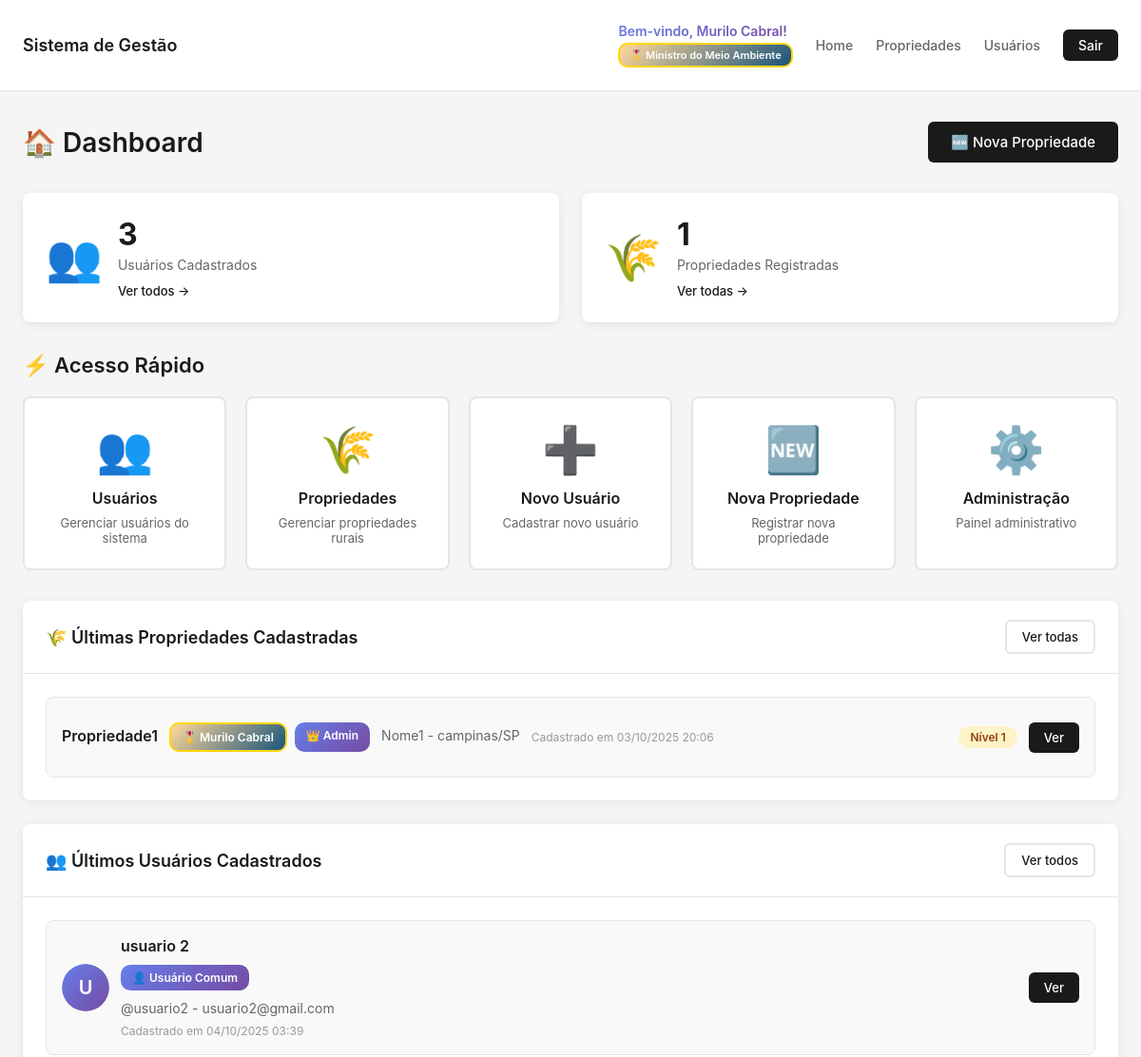
The app's page / (signed in, upper part), older data.
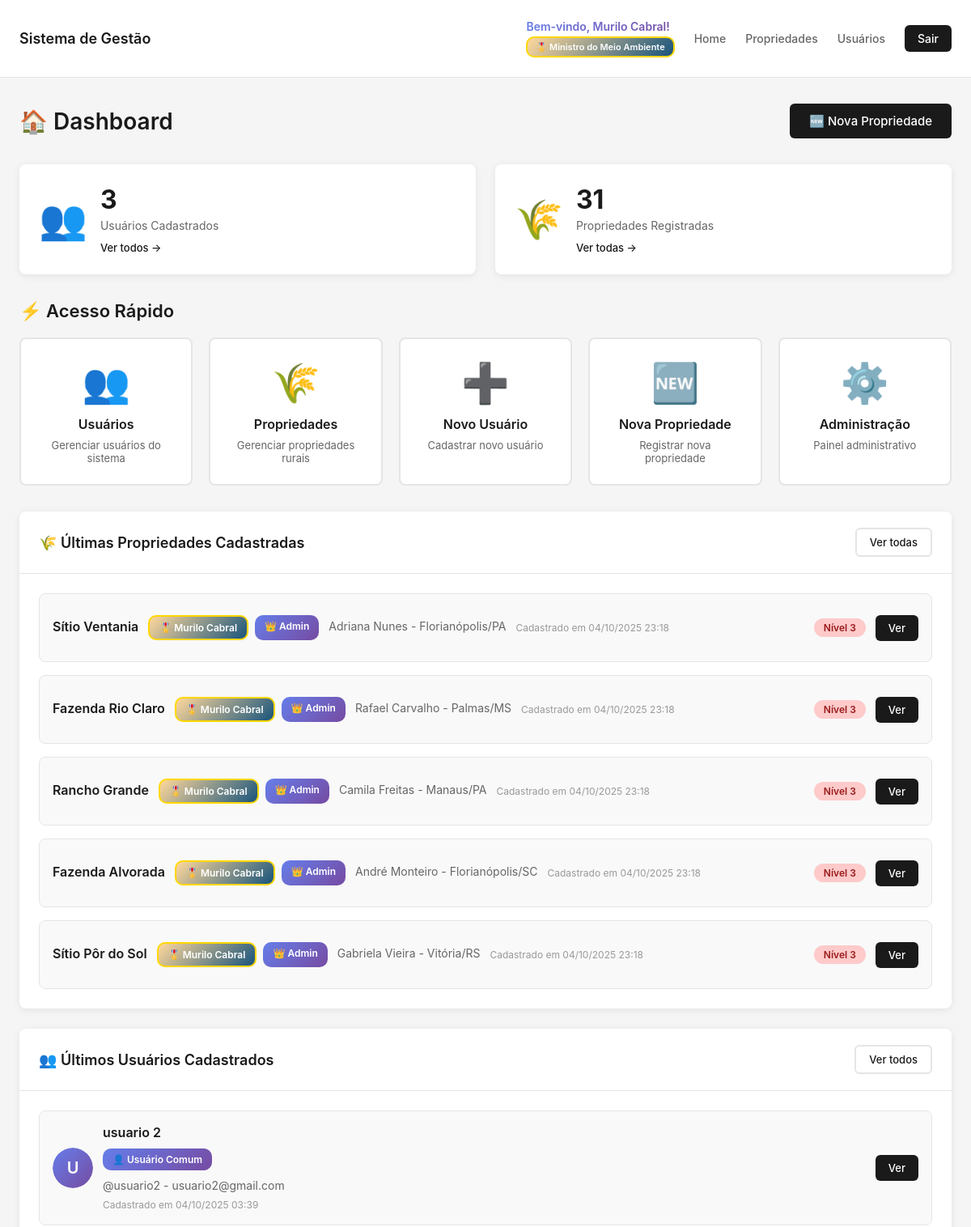
The same page, newer data.
### core/models.py (models this page shows, shortened)
class PropriedadeRural(models.Model):
    NIVEL_CHOICES = [
        (1, 'Nível 1 - Baixo Impacto'),
        (2, 'Nível 2 - Médio Impacto'),
        (3, 'Nível 3 - Alto Impacto'),
    ]
    nome_propriedade = models.CharField(max_length=200, verbose_name="Nome da Propriedade")
    proprietario = models.CharField(max_length=200, verbose_name="Nome do Proprietário")
    cpf_cnpj = models.CharField(max_length=18, verbose_name="CPF/CNPJ")
    endereco = models.TextField(verbose_name="Endereço Completo")
    cidade = models.CharField(max_length=100, verbose_name="Cidade")
    estado = models.CharField(max_length=2, verbose_name="Estado (UF)")
    area_hectares = models.DecimalField(
        max_digits=10,
        decimal_places=2,
        validators=[MinValueValidator(0.01)],
        verbose_name="Área em Hectares"
    )
    agrotoxico_utilizado = models.CharField(max_length=200, verbose_name="Agrotóxico Proibido Utilizado")
    nivel_impacto = models.IntegerField(
        choices=NIVEL_CHOICES,
        verbose_name="Nível de Impacto Ambiental"
    )
    descricao_impacto = models.TextField(
        verbose_name="Descrição do Impacto",
        help_text="Descreva os impactos observados nos lençóis freáticos, rios e mares"
    )
    data_identificacao = models.DateField(
        default=timezone.now,
        verbose_name="Data de Identificação"
    )
    latitude = models.DecimalField(
        max_digits=9,
        decimal_places=6,
        null=True,
        blank=True,
        verbose_name="Latitude"
    )
    longitude = models.DecimalField(
        max_digits=9,
        decimal_places=6,
        null=True,
        blank=True,
        verbose_name="Longitude"
    )
    usuario_cadastro = models.ForeignKey(
        User,
        on_delete=models.SET_NULL,
        null=True,
        verbose_name="Cadastrado por"
    )
    data_cadastro = models.DateTimeField(auto_now_add=True, verbose_name="Data de Cadastro")
    data_atualizacao = models.DateTimeField(auto_now=True, verbose_name="Última Atualização")
    ativo = models.BooleanField(default=True, verbose_name="Registro Ativo")
    class Meta:
        verbose_name = "Propriedade Rural"
        verbose_name_plural = "Propriedades Rurais"
        ordering = ['-data_cadastro']

class PerfilUsuario(models.Model):
    TIPO_PERFIL_CHOICES = [
        ('COMUM', 'Usuário Comum'),
        ('DIRETOR', 'Diretor de Divisões'),
        ('MINISTRO', 'Ministro do Meio Ambiente'),
    ]
    usuario = models.OneToOneField(User, on_delete=models.CASCADE, related_name='perfil')
    tipo_perfil = models.CharField(
        max_length=10,
        choices=TIPO_PERFIL_CHOICES,
        default='COMUM',
        verbose_name="Tipo de Perfil"
    )
    foto = models.ImageField(upload_to='fotos_usuarios/', verbose_name="Foto do Usuário", null=True, blank=True)
    telefone = models.CharField(max_length=20, verbose_name="Telefone", blank=True)
    cpf = models.CharField(max_length=14, verbose_name="CPF", blank=True, unique=True, null=True)
    data_nascimento = models.DateField(verbose_name="Data de Nascimento", null=True, blank=True)
    endereco = models.TextField(verbose_name="Endereço", blank=True)
    bio = models.TextField(verbose_name="Biografia", blank=True, max_length=500)
    data_cadastro = models.DateTimeField(auto_now_add=True, verbose_name="Data de Cadastro")
    data_atualizacao = models.DateTimeField(auto_now=True, verbose_name="Última Atualização")
    def get_tipo_perfil_display_icon(self):
        icons = {
            'COMUM': '👤',
            'DIRETOR': '👔',
            'MINISTRO': '🎖️',
        }
        return icons.get(self.tipo_perfil, '👤')
    class Meta:
        verbose_name = "Perfil de Usuário"
        verbose_name_plural = "Perfis de Usuários"
        ordering = ['-data_cadastro']

### core/views.py (the view)
# urls.py: path("", views.index, name="index"),
@login_required
def index(request):
    pode_criar_usuarios_flag = pode_criar_usuarios(request.user)
    pode_criar_propriedades_flag = pode_criar_propriedades(request.user)
    niveis_permitidos = obter_niveis_visualizacao(request.user)
    total_usuarios = User.objects.count()
    total_propriedades = PropriedadeRural.objects.filter(
        ativo=True,
        nivel_impacto__in=niveis_permitidos
    ).count()
    ultimas_propriedades = PropriedadeRural.objects.filter(
        ativo=True,
        nivel_impacto__in=niveis_permitidos
    ).order_by('-data_cadastro')[:5]
    ultimos_usuarios = None
    if request.user.is_staff:
        ultimos_usuarios = User.objects.order_by('-date_joined')[:5]
    context = {
        'total_usuarios': total_usuarios,
        'total_propriedades': total_propriedades,
        'ultimas_propriedades': ultimas_propriedades,
        'ultimos_usuarios': ultimos_usuarios,
        'pode_criar_usuarios': pode_criar_usuarios_flag,
        'pode_criar_propriedades': pode_criar_propriedades_flag,
    }
    return render(request, 'core/index.html', context)

### core/views.py (called while the page is built, shortened)
def pode_criar_usuarios(usuario):
    if not usuario.is_authenticated:
        return False
    if usuario.is_staff or usuario.is_superuser:
        return True
    if not hasattr(usuario, 'perfil'):
        return False
    return usuario.perfil.tipo_perfil in ['MINISTRO', 'DIRETOR']

def obter_niveis_visualizacao(usuario):
    if not usuario.is_authenticated:
        return []
    if usuario.is_staff or usuario.is_superuser:
        return [1, 2, 3]

def pode_criar_propriedades(usuario):
    if not usuario.is_authenticated:
        return False
    if usuario.is_staff or usuario.is_superuser:
        return True
    if not hasattr(usuario, 'perfil'):
        return False
    return usuario.perfil.tipo_perfil in ['MINISTRO', 'DIRETOR']

### core/templates/core/index.html (shortened to what the changed rows need)
{% extends 'core/base.html' %}
{% load static %}
{% block extra_styles %}
<link rel="stylesheet" href="{% static 'core/css/index.css' %}" />
{% endblock %}
{% block content %}
<div class="page-header">
  <h1>🏠 Dashboard</h1>
</div>
<div class="stats-grid">
  <div class="stat-card">
    <div class="stat-info">
      <h3>{{ total_propriedades }}</h3>
      <p>Propriedades Registradas</p>
      <a href="{% url 'propriedades_list' %}" class="stat-link">Ver todas →</a>
    </div>
  </div>
</div>
<div class="quick-menu">
  <h2>⚡ Acesso Rápido</h2>
</div>
{% if ultimas_propriedades %}
<div class="card">
  <div class="card-body">
    <div class="list-recent">
      {% for propriedade in ultimas_propriedades %}
      <div class="recent-item">
        <div class="recent-info">
          <h4>{{ propriedade.nome_propriedade }}</h4>
          <div class="user-badges-home">
            {% if propriedade.usuario_cadastro %}
            <span class="badge-perfil-home badge-perfil-{{ propriedade.usuario_cadastro.perfil.tipo_perfil|lower }}">
              {{ propriedade.usuario_cadastro.perfil.get_tipo_perfil_display_icon }} {{ propriedade.usuario_cadastro.get_full_name|default:propriedade.usuario_cadastro.username }}
            </span>
            {% if propriedade.usuario_cadastro.is_staff %}
            <span class="badge-admin-home">👑 Admin</span>
            {% endif %}
            {% endif %}
          </div>
          <p>{{ propriedade.proprietario }} - {{ propriedade.cidade }}/{{ propriedade.estado }}</p>
          <small>Cadastrado em {{ propriedade.data_cadastro|date:"d/m/Y H:i" }}</small>
        </div>
        <div class="recent-actions">
          <span class="badge badge-nivel-{{ propriedade.nivel_impacto }}">
            Nível {{ propriedade.nivel_impacto }}
          </span>
          <a href="{% url 'propriedade_detail' propriedade.pk %}" class="btn-action">Ver</a>
        </div>
      </div>
      {% endfor %}
    </div>
  </div>
</div>
{% endif %}
{% if ultimos_usuarios %}
<div class="card">
  <div class="card-body">
    <div class="list-recent">
      {% for usuario in ultimos_usuarios %}
      <div class="recent-item">
        <div class="recent-info">
          <div class="user-avatar-small">
            {% if usuario.perfil.foto %}
            <img src="{{ usuario.perfil.foto.url }}" alt="{{ usuario.get_full_name }}">
            {% else %}
            <div class="avatar-placeholder">{{ usuario.first_name.0|default:usuario.username.0|upper }}</div>
            {% endif %}
          </div>
          <div>
            <h4>{{ usuario.get_full_name|default:usuario.username }}</h4>
            <div class="user-badges-home">
              <span class="badge-perfil-home badge-perfil-{{ usuario.perfil.tipo_perfil|lower }}">
                {{ usuario.perfil.get_tipo_perfil_display_icon }} {{ usuario.perfil.get_tipo_perfil_display }}
              </span>
            </div>
            <p>@{{ usuario.username }} - {{ usuario.email }}</p>
            <small>Cadastrado em {{ usuario.date_joined|date:"d/m/Y H:i" }}</small>
          </div>
        </div>
        <div class="recent-actions">
          <a href="{% url 'usuario_detail' usuario.pk %}" class="btn-action">Ver</a>
        </div>
      </div>
      {% endfor %}
    </div>
  </div>
</div>
{% endif %}
{% endblock %}

Row changes from the older to the newer data that the page shows:
no longer on this page (row unchanged): PropriedadeRural: nome_propriedade "Propriedade1", usuario_cadastro.perfil.get_tipo_perfil_display_icon "🎖️", usuario_cadastro.get_full_name "Murilo Cabral", shows "👑 Admin", proprietario "Nome1", cidade "campinas", estado "SP", data_cadastro "03/10/2025 20:06", nivel_impacto "1"
added PropriedadeRural: nome_propriedade "Sítio Ventania", usuario_cadastro.perfil.get_tipo_perfil_display_icon "🎖️", usuario_cadastro.get_full_name "Murilo Cabral", shows "👑 Admin", proprietario "Adriana Nunes", cidade "Florianópolis", estado "PA", data_cadastro "04/10/2025 23:18", nivel_impacto "3"
added PropriedadeRural: nome_propriedade "Fazenda Rio Claro", usuario_cadastro.perfil.get_tipo_perfil_display_icon "🎖️", usuario_cadastro.get_full_name "Murilo Cabral", shows "👑 Admin", proprietario "Rafael Carvalho", cidade "Palmas", estado "MS", data_cadastro "04/10/2025 23:18", nivel_impacto "3"
added PropriedadeRural: nome_propriedade "Rancho Grande", usuario_cadastro.perfil.get_tipo_perfil_display_icon "🎖️", usuario_cadastro.get_full_name "Murilo Cabral", shows "👑 Admin", proprietario "Camila Freitas", cidade "Manaus", estado "PA", data_cadastro "04/10/2025 23:18", nivel_impacto "3"
added PropriedadeRural: nome_propriedade "Fazenda Alvorada", usuario_cadastro.perfil.get_tipo_perfil_display_icon "🎖️", usuario_cadastro.get_full_name "Murilo Cabral", shows "👑 Admin", proprietario "André Monteiro", cidade "Florianópolis", estado "SC", data_cadastro "04/10/2025 23:18", nivel_impacto "3"
added PropriedadeRural: nome_propriedade "Sítio Pôr do Sol", usuario_cadastro.perfil.get_tipo_perfil_display_icon "🎖️", usuario_cadastro.get_full_name "Murilo Cabral", shows "👑 Admin", proprietario "Gabriela Vieira", cidade "Vitória", estado "RS", data_cadastro "04/10/2025 23:18", nivel_impacto "3"
Text that changed along with them:
{{ total_propriedades }}: "1" → "31"
